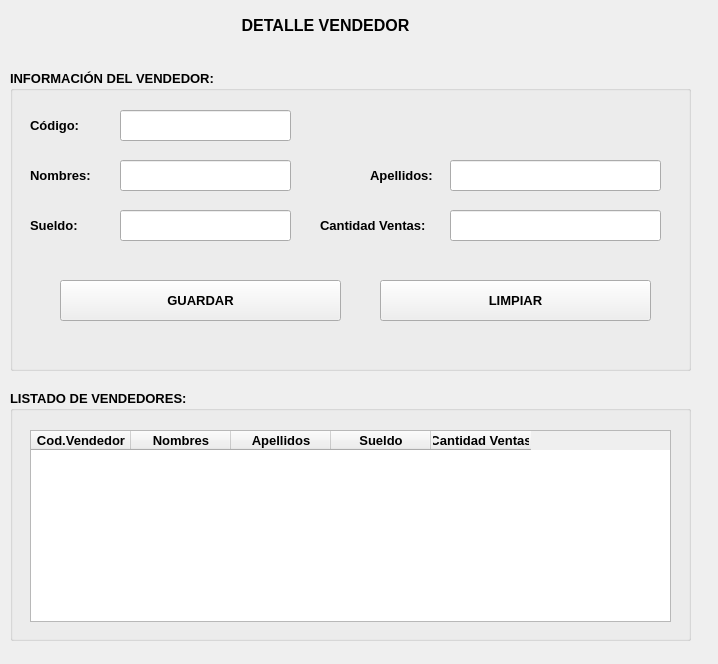
<?xml version="1.0" encoding="UTF-8"?>
<ui version="4.0">
 <class>MainWindow</class>
 <widget class="QMainWindow" name="MainWindow">
  <property name="geometry">
   <rect>
    <x>0</x>
    <y>0</y>
    <width>718</width>
    <height>664</height>
   </rect>
  </property>
  <property name="windowTitle">
   <string>MainWindow</string>
  </property>
  <widget class="QWidget" name="centralwidget">
   <widget class="QGroupBox" name="groupBox">
    <property name="geometry">
     <rect>
      <x>10</x>
      <y>70</y>
      <width>681</width>
      <height>301</height>
     </rect>
    </property>
    <property name="font">
     <font>
      <pointsize>10</pointsize>
      <weight>75</weight>
      <bold>true</bold>
     </font>
    </property>
    <property name="title">
     <string>INFORMACIÓN DEL VENDEDOR:</string>
    </property>
    <widget class="QLabel" name="label_2">
     <property name="geometry">
      <rect>
       <x>20</x>
       <y>40</y>
       <width>81</width>
       <height>31</height>
      </rect>
     </property>
     <property name="text">
      <string>Código:</string>
     </property>
    </widget>
    <widget class="QLabel" name="label_3">
     <property name="geometry">
      <rect>
       <x>20</x>
       <y>90</y>
       <width>71</width>
       <height>31</height>
      </rect>
     </property>
     <property name="text">
      <string>Nombres:</string>
     </property>
    </widget>
    <widget class="QLineEdit" name="txtApellido">
     <property name="geometry">
      <rect>
       <x>440</x>
       <y>90</y>
       <width>211</width>
       <height>31</height>
      </rect>
     </property>
    </widget>
    <widget class="QLabel" name="label_5">
     <property name="geometry">
      <rect>
       <x>360</x>
       <y>90</y>
       <width>71</width>
       <height>31</height>
      </rect>
     </property>
     <property name="text">
      <string>Apellidos:</string>
     </property>
    </widget>
    <widget class="QPushButton" name="btnguardar">
     <property name="geometry">
      <rect>
       <x>50</x>
       <y>210</y>
       <width>281</width>
       <height>41</height>
      </rect>
     </property>
     <property name="text">
      <string>GUARDAR</string>
     </property>
    </widget>
    <widget class="QPushButton" name="btnlimpiar">
     <property name="geometry">
      <rect>
       <x>370</x>
       <y>210</y>
       <width>271</width>
       <height>41</height>
      </rect>
     </property>
     <property name="text">
      <string>LIMPIAR</string>
     </property>
    </widget>
    <widget class="QLineEdit" name="txtCodigo">
     <property name="geometry">
      <rect>
       <x>110</x>
       <y>40</y>
       <width>171</width>
       <height>31</height>
      </rect>
     </property>
    </widget>
    <widget class="QLineEdit" name="txtNombre">
     <property name="geometry">
      <rect>
       <x>110</x>
       <y>90</y>
       <width>171</width>
       <height>31</height>
      </rect>
     </property>
    </widget>
    <widget class="QLabel" name="label_4">
     <property name="geometry">
      <rect>
       <x>20</x>
       <y>140</y>
       <width>71</width>
       <height>31</height>
      </rect>
     </property>
     <property name="text">
      <string>Sueldo:</string>
     </property>
    </widget>
    <widget class="QLineEdit" name="txtSueldo">
     <property name="geometry">
      <rect>
       <x>110</x>
       <y>140</y>
       <width>171</width>
       <height>31</height>
      </rect>
     </property>
    </widget>
    <widget class="QLabel" name="label_6">
     <property name="geometry">
      <rect>
       <x>310</x>
       <y>140</y>
       <width>111</width>
       <height>31</height>
      </rect>
     </property>
     <property name="text">
      <string>Cantidad Ventas:</string>
     </property>
    </widget>
    <widget class="QLineEdit" name="txtCantVentas">
     <property name="geometry">
      <rect>
       <x>440</x>
       <y>140</y>
       <width>211</width>
       <height>31</height>
      </rect>
     </property>
    </widget>
   </widget>
   <widget class="QLabel" name="label">
    <property name="geometry">
     <rect>
      <x>10</x>
      <y>10</y>
      <width>631</width>
      <height>31</height>
     </rect>
    </property>
    <property name="font">
     <font>
      <pointsize>12</pointsize>
      <weight>75</weight>
      <bold>true</bold>
     </font>
    </property>
    <property name="text">
     <string>DETALLE VENDEDOR</string>
    </property>
    <property name="alignment">
     <set>Qt::AlignCenter</set>
    </property>
   </widget>
   <widget class="QGroupBox" name="groupBox_2">
    <property name="geometry">
     <rect>
      <x>10</x>
      <y>390</y>
      <width>681</width>
      <height>251</height>
     </rect>
    </property>
    <property name="font">
     <font>
      <pointsize>10</pointsize>
      <weight>75</weight>
      <bold>true</bold>
     </font>
    </property>
    <property name="title">
     <string>LISTADO DE VENDEDORES:</string>
    </property>
    <widget class="QTableWidget" name="tblVendedores">
     <property name="geometry">
      <rect>
       <x>20</x>
       <y>40</y>
       <width>641</width>
       <height>192</height>
      </rect>
     </property>
     <column>
      <property name="text">
       <string>Cod.Vendedor</string>
      </property>
     </column>
     <column>
      <property name="text">
       <string>Nombres</string>
      </property>
     </column>
     <column>
      <property name="text">
       <string>Apellidos</string>
      </property>
     </column>
     <column>
      <property name="text">
       <string>Sueldo</string>
      </property>
     </column>
     <column>
      <property name="text">
       <string>Cantidad Ventas</string>
      </property>
     </column>
    </widget>
   </widget>
  </widget>
 </widget>
 <resources/>
 <connections/>
</ui>
